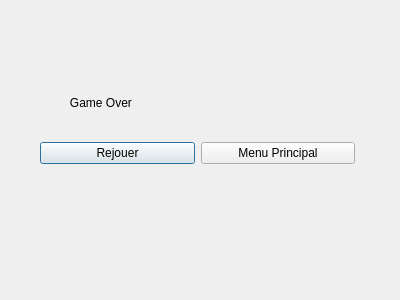
<?xml version="1.0" encoding="UTF-8"?>
<ui version="4.0">
 <class>GameOverWindow</class>
 <widget class="QDialog" name="GameOverWindow">
  <property name="geometry">
   <rect>
    <x>0</x>
    <y>0</y>
    <width>400</width>
    <height>300</height>
   </rect>
  </property>
  <property name="windowTitle">
   <string>Dialog</string>
  </property>
  <widget class="QWidget" name="verticalLayoutWidget">
   <property name="geometry">
    <rect>
     <x>40</x>
     <y>70</y>
     <width>315</width>
     <height>94</height>
    </rect>
   </property>
   <layout class="QVBoxLayout" name="verticalLayout">
    <item>
     <widget class="QLabel" name="label">
      <property name="text">
       <string>         Game Over</string>
      </property>
     </widget>
    </item>
    <item>
     <layout class="QHBoxLayout" name="horizontalLayout">
      <item>
       <widget class="QPushButton" name="pushButton">
        <property name="text">
         <string>Rejouer</string>
        </property>
       </widget>
      </item>
      <item>
       <widget class="QPushButton" name="pushButton_2">
        <property name="text">
         <string>Menu Principal</string>
        </property>
       </widget>
      </item>
     </layout>
    </item>
   </layout>
  </widget>
 </widget>
 <resources/>
 <connections/>
</ui>
